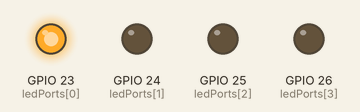
Simulated run of this program. Board: Raspberry Pi (BCM pin numbers). Shown: output pins drawn as LEDs (lit = HIGH). At 8.0 s the program stops and its outputs stay as they are.

Above: at 0.1 s.
At 0.6 s:
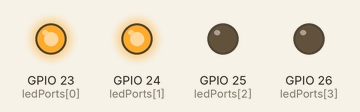
At 1.1 s:
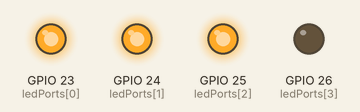
At 1.6 s:
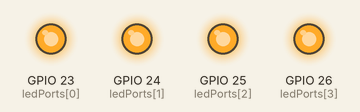
Timing chart, 0 to 3.1 s (numbered marks = the images above):
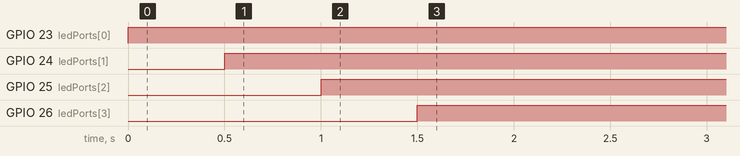

The program:

Led4Cycle.py
```python
import RPi.GPIO as GPIO
import time

GPIO.setmode(GPIO.BCM)
GPIO.setwarnings(False)

ledPorts = [23, 24, 25, 26]
for port in ledPorts :
        GPIO.setup(port, GPIO.OUT)

for loop in range(1, 5):
        for port in ledPorts :
                GPIO.output(port, True)
                time.sleep(0.5)
```

Measured:
- by itself, GPIO 23 (ledPorts[0]): LOW → HIGH at 0.00 s
- by itself, GPIO 24 (ledPorts[1]): LOW → HIGH at 0.50 s
- by itself, GPIO 25 (ledPorts[2]): LOW → HIGH at 1.0 s
- by itself, GPIO 26 (ledPorts[3]): LOW → HIGH at 1.5 s
